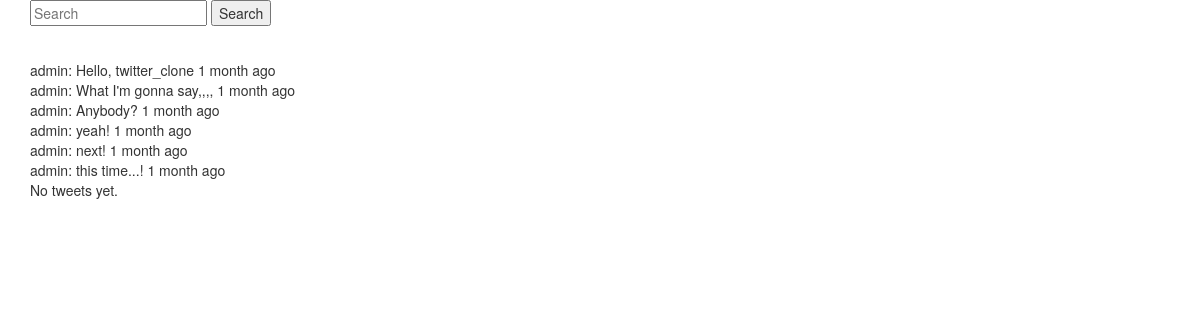
Page /tweets/ on the earlier database version.
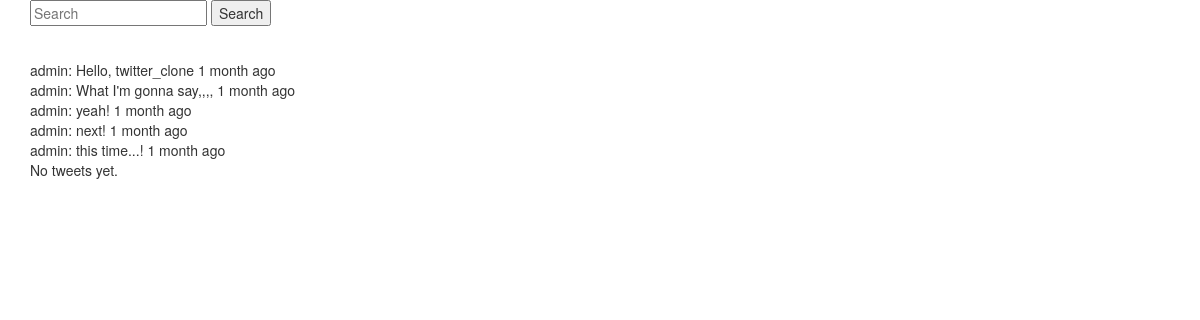
Same page on the later database version.
### tweets/models.py (models this page shows, shortened)
class Tweet(models.Model):
    user = models.ForeignKey(settings.AUTH_USER_MODEL)
    content = models.CharField(
        max_length=140,
        validators=[validate_content],
    )
    updated = models.DateTimeField(auto_now=True)
    timestamp = models.DateTimeField(auto_now_add=True)

### tweets/views.py (the view)
class TweetListView(ListView):
    def get_queryset(self, *args, **kwargs):
        qs = Tweet.objects.all()
        query = self.request.GET.get('q', None)
        if query is not None:
            qs = qs.filter(
                Q(content__icontains=query) |
                Q(user__username__icontains=query)
            )
        return qs
    def get_context_data(self, *args, **kwargs):
        context = super(TweetListView, self).get_context_data(*args, **kwargs)
        return context

### templates/tweets/tweet_list.html
{% extends 'base.html' %}
{% block content %}
  {% include 'tweets/search_form.html' %}<br />
  {% for object in object_list %}
    {{ object.user }}:
    {{ object.content }}
    {{ object.timestamp|timesince }} ago
    <br />
  {% endfor %}
  {% if request.GET.q %}
    <p>No tweets found.</p>
  {% else %}
    <p>No tweets yet.</p>
  {% endif %}
{% endblock content %}

Differences in the rows shown:
removed Tweet: user "admin", content "Anybody?", timestamp "1 month"
